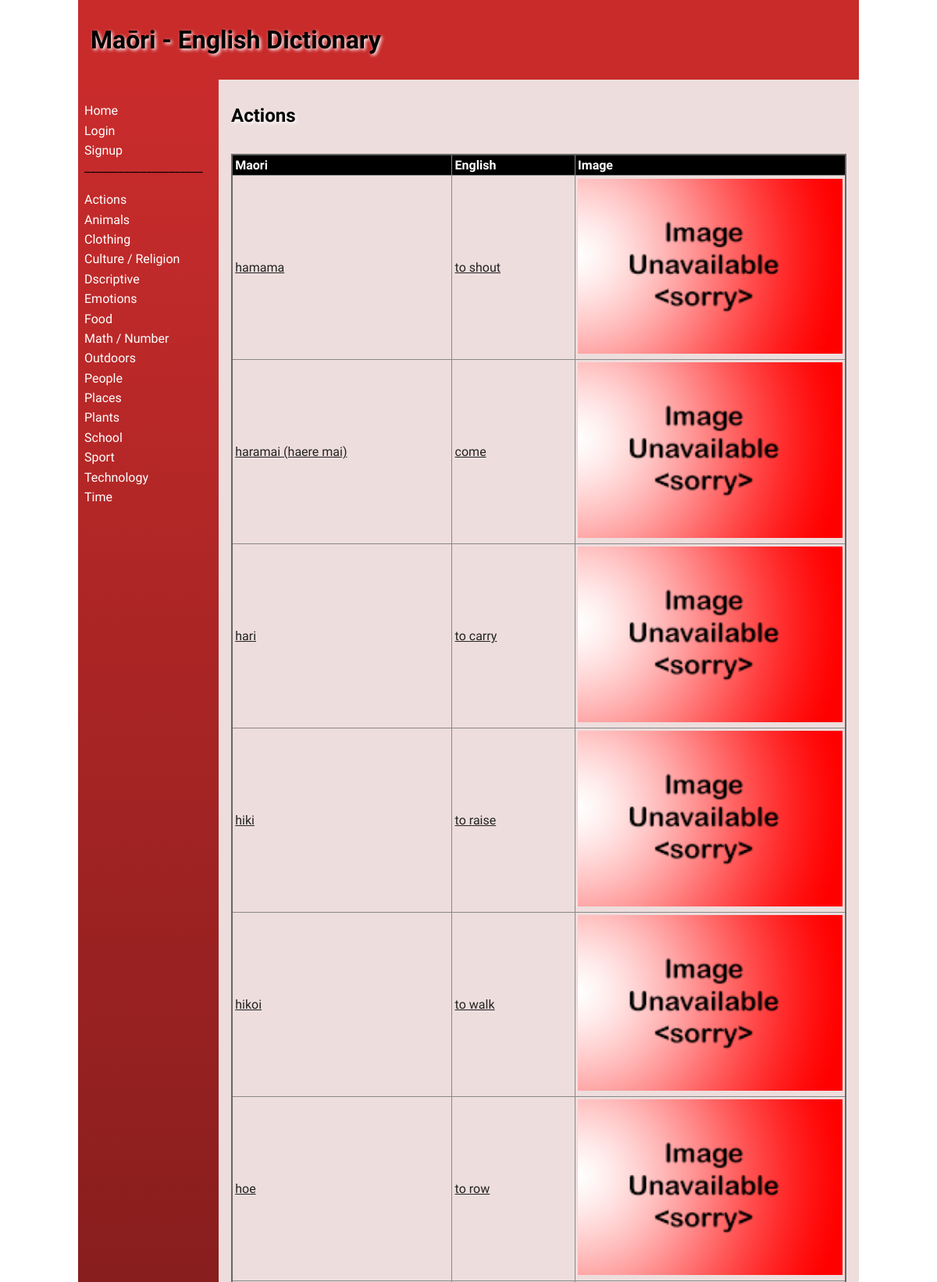
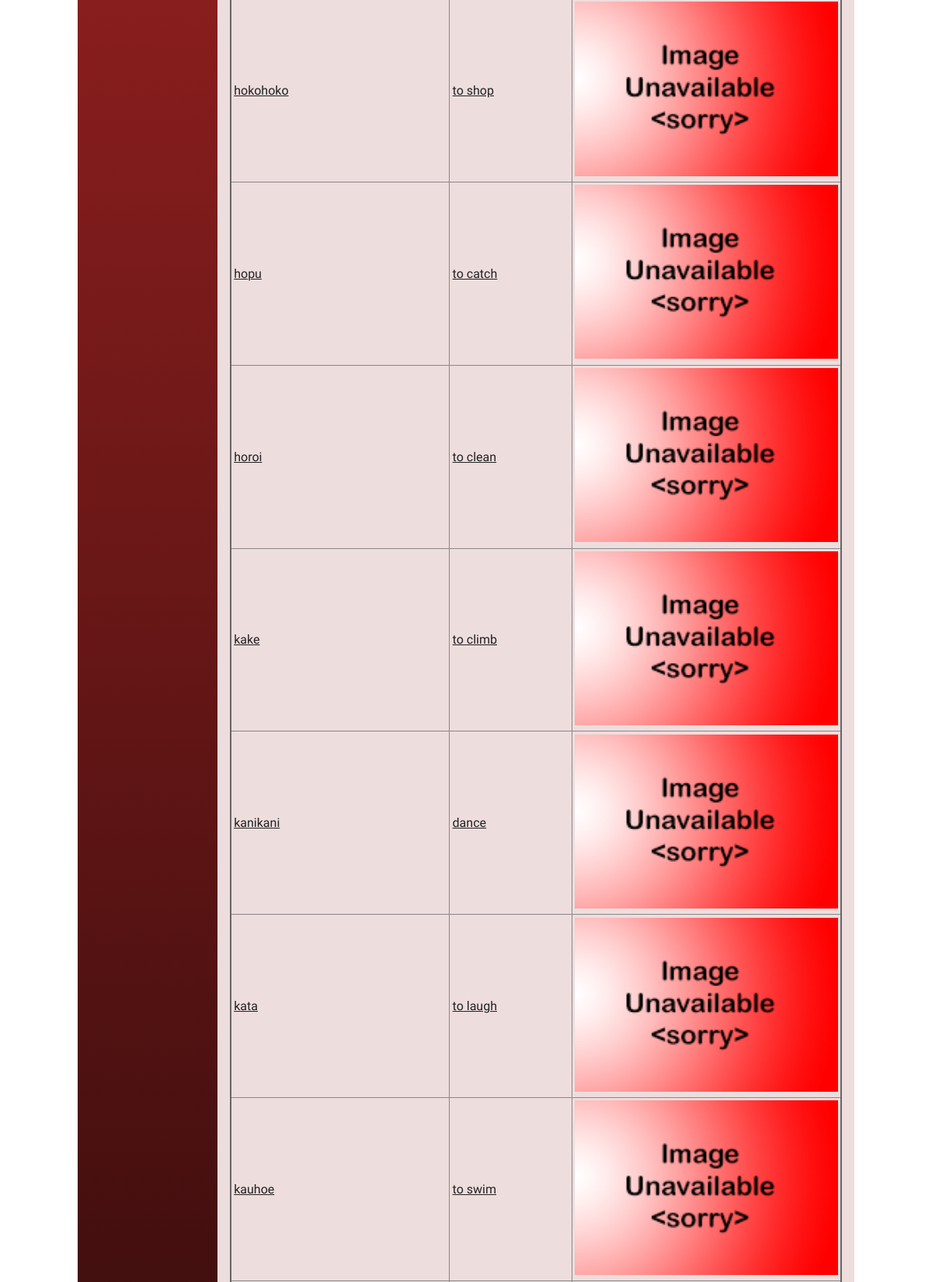
Page /category/1 (upper part) on the committed database (2 pictures, top to bottom).
### tables this page shows
CREATE TABLE "categories"
(
    id   INTEGER
        constraint categories_pk
            primary key autoincrement,
    name varchar(30)
);

CREATE TABLE "product"
(
    id          INTEGER
        constraint product_pk
            primary key autoincrement,
    maori       varchar(30),
    english     varchar(30),
    category_id INTEGER,
    description varchar(300),
    level       INTEGER,
    image       varchar(30),
    user_id     INTEGER
        references user,
    date_added  date
);

### app.py (the view)
@app.route('/category/<cat_id>')
def render_category_page(cat_id):
    con = create_connection(DATABASE)
    query = "SELECT * FROM categories WHERE id=?"
    cur = con.cursor()
    cur.execute(query, (cat_id,))
    cur_category = cur.fetchall()
    query = "SELECT * FROM product WHERE category_id=?"
    cur = con.cursor()  # You need this lin next
    cur.execute(query, (cat_id,))  # this line executes the query
    translation_list = cur.fetchall()  # puts the results into a list usable in python
    con.close()
    return render_template("category.html", logged_in=is_logged_in(),
                           user_data=user_id_conversion(session.get("user_id")), all_categories=get_categories(),
                           modify=edit(),
                           words_found=translation_list, cat_data=cur_category)

### app.py (called while the page is built)
def create_connection(db_file):
    try:
        connection = sqlite3.connect(db_file)
        return connection
    except Error as e:
        print(e)
    return None

def get_categories():
    con = create_connection(DATABASE)
    query = "SELECT id, name FROM categories"
    cur = con.cursor()
    cur.execute(query)
    category_list = cur.fetchall()
    con.close()
    return category_list

def is_logged_in():
    if session.get('email') is None:
        print('not logged in')
        return False
    else:
        print('logged in')
        return True

def user_id_conversion(user_id):
    con = create_connection(DATABASE)
    query = "SELECT * FROM user where id=?"
    cur = con.cursor()
    cur.execute(query, (user_id, ))
    return_name = cur.fetchall()
    print(return_name)
    con.close()
    return return_name

def edit():
    if session.get("modify") == 1:
        print("Is a teacher")
        return True
    else:
        print("is not a teacher")
        return False

### templates/category.html (shortened to what this page needs)
{% extends 'base.html' %}
{% block heading %}Maōri - English Dictionary{% endblock %}
{% block main %}
<div class="">
    <h2>{{ cat_data[0][1] }}</h2>
    <br>
    <table>
        <tr>
            <th>Maori</th>
            <th>English</th>
            <th>Image</th>
        </tr>
        {% for word in words_found %}
        <tr class="">
            <td><a href="\dictionary/{{ word[0] }}">{{ word[1] }}</a></td>
            <td><a href="\dictionary/{{ word[0] }}">{{ word[2] }}</a></td>
            <td><img src="/static/images/{{ word[6] }}"></td>
        </tr>
        {% endfor %}
    </table>
</div>
{% endblock %}

### templates/base.html (shortened to what this page needs)
<!doctype html>
<html lang="en">
<head>
    <link href="{{ url_for('static', filename='css/style.css') }}" rel="stylesheet">
</head>
<body>
<div id="container">
    <header>
        <h1>{% block heading %}Maori Dictionary{% endblock %}</h1>
    </header>
    <nav>
        <ul>
            <li><a href="\">Home</a></li>
            {% if not logged_in %}
                <li><a href="\login">Login</a></li>
                <li><a href="\signup">Signup</a></li>
            {% else %}
                <li><a href="\logout">Logout</a></li>
            {% endif %}
            <p4>_____________________</p4>
            <br>
            <br>
            {% for category in all_categories %}
            <li><a href="\category/{{ category[0] }}">{{ category[1] }}</a></li>
            {% endfor %}
        </ul>
    </nav>
    <main>
        {% block main%}{% endblock %}
    </main>
</div>
</body>
</html>

### static/css/style.css (style rules this page uses)
* { font-family: Comfortaa, sans-serif; margin: 0; padding: 0; box-sizing: border-box; }
#container { display: grid; grid-template-columns: 75px auto; grid-template-areas: 'nav header' 'main main' 'footer footer'; }
header { grid-area: header; background-color: rgba(193, 9, 9, 0.86); padding: 1rem; }
nav { grid-area: nav; }
main { grid-area: main; padding: 1rem; background-color: #edd; }
h1, h2, h3, h4 { padding: 1rem 0; font-family: 'Suez One', serif; color: #000; text-shadow: 2px 2px 4px #fff; }
a { color: #222; }
img { width: 100%; }
table { width: 100%; border: 2px solid #666; border-collapse: collapse; }
th, td { border: 1px solid #888; padding: 0.2rem; text-align: left; }
th { background-color: #000; color: #fff; }
@media only screen and (min-width: 768px) { #container { grid-template-columns: 180px auto; grid-template-areas: 'header header' 'nav main' 'footer footer'; } }
@media only screen and (min-width: 768px) { nav { background: linear-gradient(180deg, rgba(193, 9, 9, 0.86) 0%, rgba(0, 0, 0, 1) 50%, rgba(193, 9, 9, 0.86) 100%); padding: 0.5rem; } }
@media only screen and (min-width: 768px) { nav ul { list-style: none; } }
@media only screen and (min-width: 768px) { nav li { padding: 0.2rem 0; } }
@media only screen and (min-width: 768px) { nav a { color: #fff; text-decoration: none; } }
@media only screen and (min-width: 1000px) { #container { width: 1000px; margin: auto; } }

### rows in the picture
categories: name "Actions"
categories: name "Animals"
categories: name "Clothing"
categories: name "Culture / Religion"
categories: name "Dscriptive"
categories: name "Emotions"
categories: name "Food"
categories: name "Math / Number"
categories: name "Outdoors"
categories: name "People"
categories: name "Places"
categories: name "Plants"
categories: name "School"
categories: name "Sport"
categories: name "Technology"
categories: name "Time"
product: maori "hamama", english "to shout", image (placeholder picture)
product: maori "haramai (haere mai)", english "come", image (placeholder picture)
product: maori "hari", english "to carry", image (placeholder picture)
product: maori "hiki", english "to raise", image (placeholder picture)
product: maori "hikoi", english "to walk", image (placeholder picture)
product: maori "hoe", english "to row", image (placeholder picture)
product: maori "hokohoko", english "to shop", image (placeholder picture)
product: maori "hopu", english "to catch", image (placeholder picture)
product: maori "horoi", english "to clean", image (placeholder picture)
product: maori "kake", english "to climb", image (placeholder picture)
product: maori "kanikani", english "dance", image (placeholder picture)
product: maori "kata", english "to laugh", image (placeholder picture)
product: maori "kauhoe", english "to swim", image (placeholder picture)
